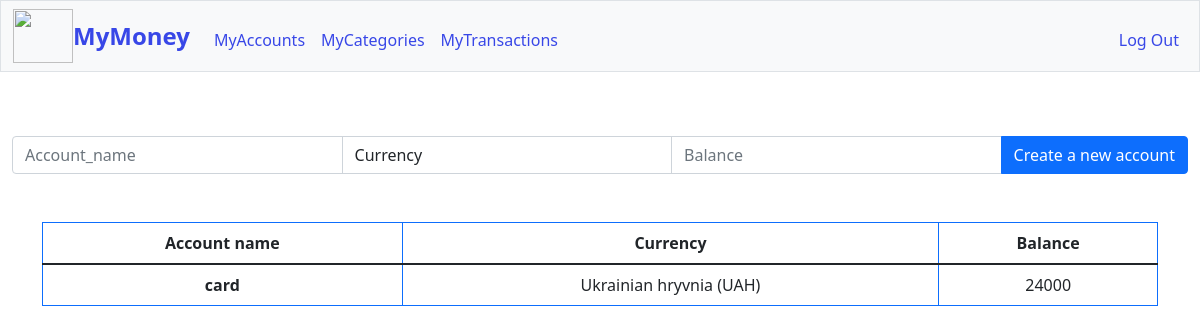
The app's page /account (signed in) with its own data.
### tables this page shows
CREATE TABLE accounts (
    user_id NOT NULL,
    account_name TEXT NOT NULL,
    currency INTEGER NOT NULL,
    balance NUMERIC NOT NULL DEFAULT 0.00, currency_symbol);

### app.py (the view)
@app.route("/account", methods=["GET", "POST"])
@login_required
def account():
    rows = db.execute("SELECT account_name, currency, balance, currency_symbol FROM accounts WHERE user_id= :user_id", user_id=session["user_id"])
    accounts = []
    for row in rows:
        accounts.append(list((row['account_name'], row['currency'], row['balance'], row['currency_symbol'])))
    print(accounts)
    if request.method == "POST":
        account_name = request.form.get("account_name")
        currency = request.form.get("currency")
        balance = request.form.get("balance")
        if not account_name:
            return render_template("account.html", accounts=accounts, currencies=CURRENCIES, message="Please, create a name for your account")
        if account_name in chain(*accounts):
            return render_template("account.html", accounts=accounts, currencies=CURRENCIES, message="You already have an account with such name. Please, create another name")
        if not currency or currency not in CURRENCIES:
            return render_template("account.html", accounts=accounts, currencies=CURRENCIES, message="Please, choose the currency from the field")
        if not balance or balance.isdigit == False:
            return render_template("account.html", accounts=accounts, currencies=CURRENCIES, message="Please, add the current balance")
        if account_name not in accounts:
            db.execute("INSERT INTO accounts (user_id, account_name, currency, balance, currency_symbol) VALUES (:user_id, :account_name, :currency, :balance, :currency_symbol)",
                            user_id=session["user_id"], account_name=account_name, currency=currency, balance=balance, currency_symbol=CURRENCIES[currency])
        return render_template("account.html", accounts=accounts, currencies=CURRENCIES, message="You've created a new account")
    else:
        return render_template("account.html", accounts=accounts , currencies=CURRENCIES)

### app.py (called while the page is built)
@app.after_request
def after_request(response):
    response.headers["Cache-Control"] = "no-cache, no-store, must-revalidate"
    response.headers["Expires"] = 0
    response.headers["Pragma"] = "no-cache"
    return response

### helpers.py (called while the page is built)
def login_required(f):
    @wraps(f)
    def decorated_function(*args, **kwargs):
        if session.get("user_id") is None:
            return redirect("/login")
        return f(*args, **kwargs)
    return decorated_function

### templates/account.html (shortened to what this page needs)
{% extends "layout.html" %}
{% block main %}
<div>
    <form action="/account" method="post">
        <div class="input-group">
                <input autocomplete="off" autofocus class="form-control" id="account_name" name="account_name" placeholder="Account_name" type="text">
                <select autocomplete="off" autofocus class="form-control" id="currency" name="currency">
                    <option disabled selected value="">Currency</option>
                </select>
            <input autocomplete="off" autofocus class="form-control" id="balance" name="balance" placeholder="Balance" type="text">
            <button class="btn btn-primary" type="submit" id="create">Create a new account</button>
        </div>
     </form>
 </div>
<main class="container py-5 text-center">
    <table class="table table-bordered border-primary">
      <thead>
          <tr>
              <th class="text-middle">Account name</th>
              <th class="text-middle"> Currency </th>
              <th class="text-middle"> Balance </th>
          </tr>
      </thead>
      <tbody>
          {% for account in accounts %}
              <tr>
                <th class="text-middle">{{ account[0] }}</th>
                <td class="text-middle">{{ account[1] }}</td>
                <td class="text-middle">{{ account[2] }}</td>
              </tr>
          {% endfor %}
      </tbody>
  </table>
</main>
{% endblock %}

### records on screen
accounts: account_name "card", currency "Ukrainian hryvnia (UAH)", balance "24000"
